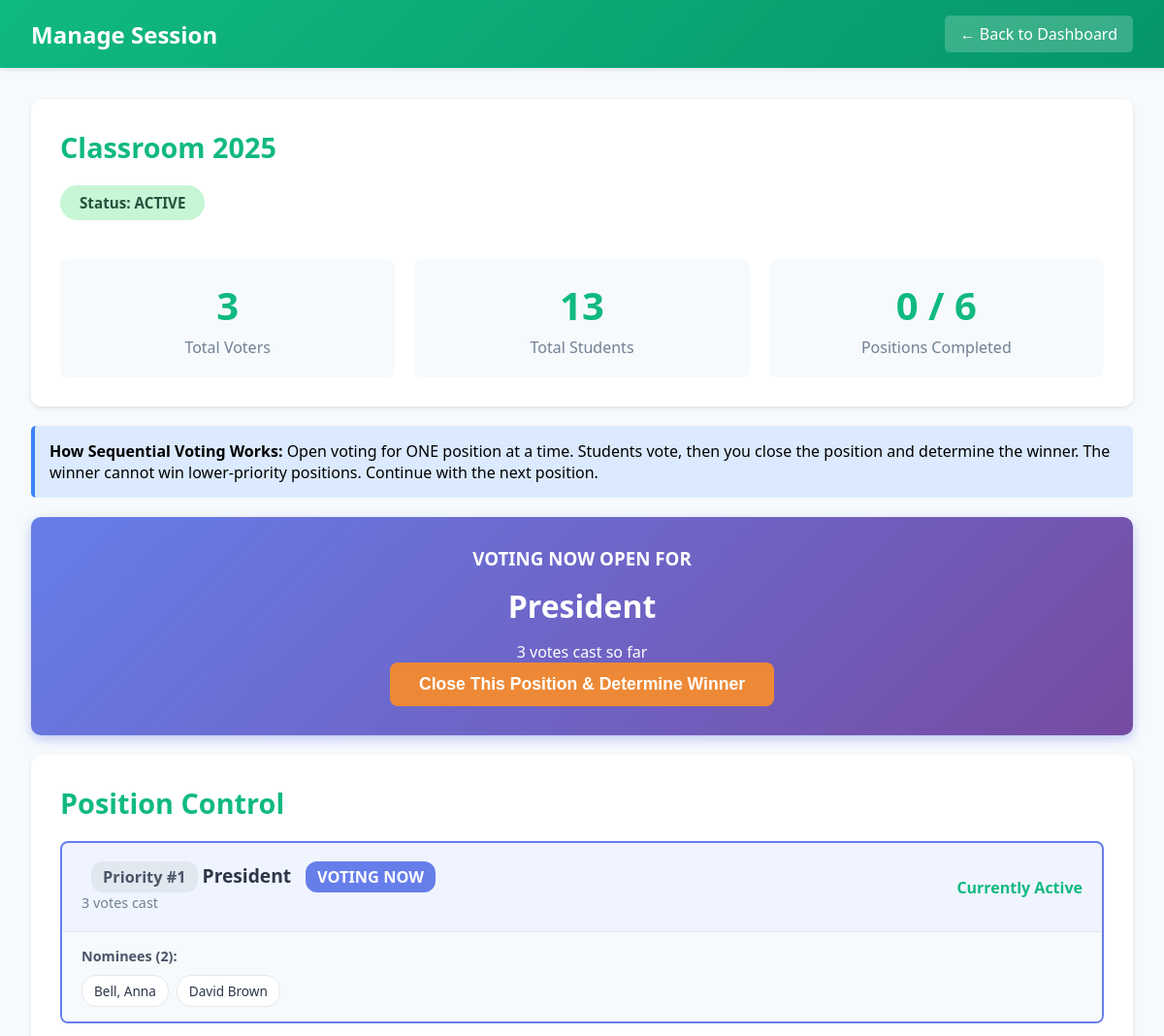
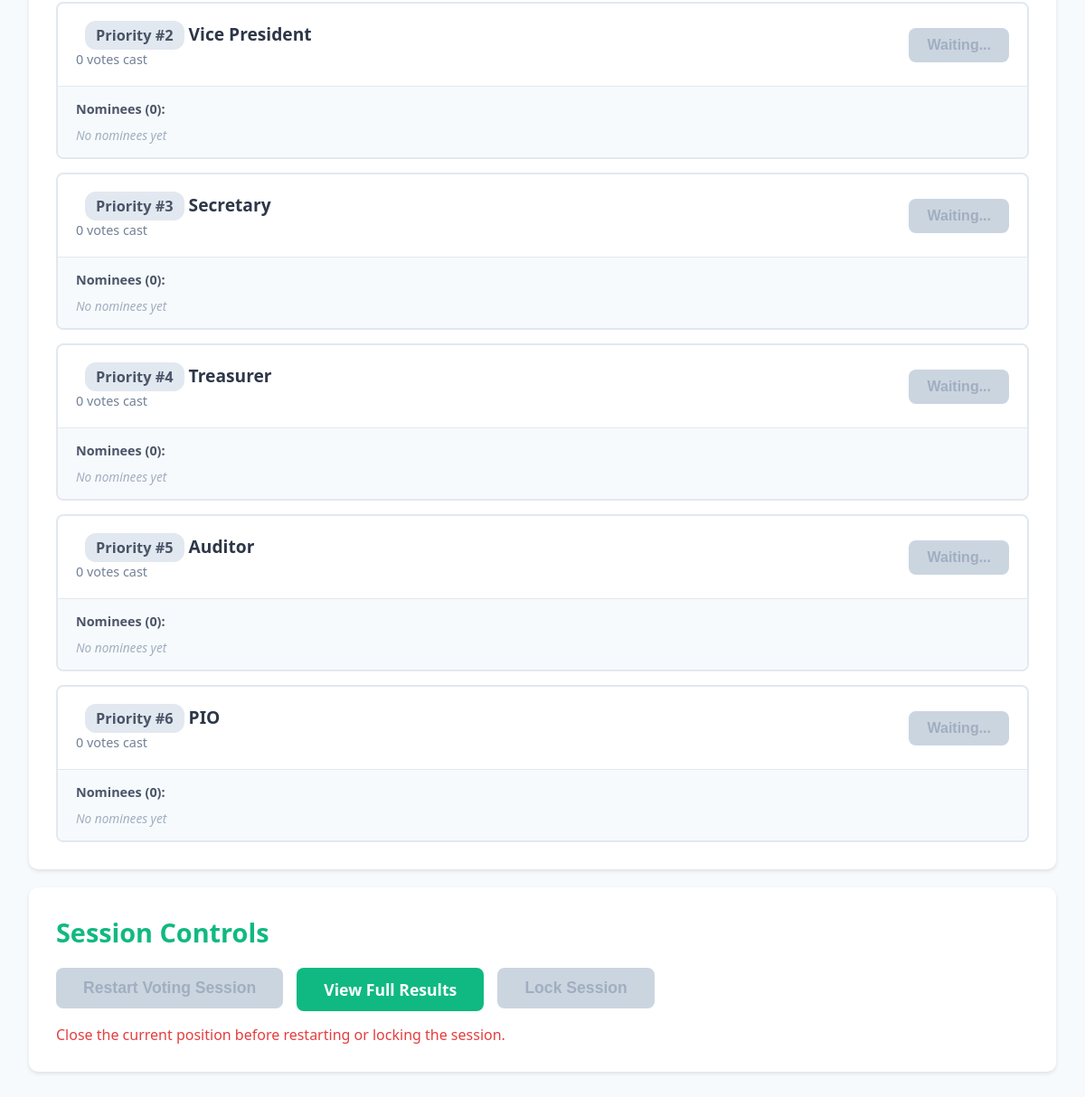
The app's page /manage_session.php (signed in) with its own data (2 pictures, top to bottom).
### tables this page shows
CREATE TABLE `voting_sessions` (
  `id` int(11) NOT NULL,
  `session_name` varchar(100) NOT NULL,
  `status` enum('pending','active','paused','locked','completed') DEFAULT 'pending',
  `current_position_id` int(11) DEFAULT NULL,
  `created_by` int(11) NOT NULL,
  `created_at` timestamp NOT NULL DEFAULT current_timestamp()
);

CREATE TABLE `positions` (
  `id` int(11) NOT NULL,
  `position_name` varchar(50) NOT NULL,
  `position_order` int(11) NOT NULL,
  `created_at` timestamp NOT NULL DEFAULT current_timestamp()
);

CREATE TABLE `candidates` (
  `id` int(11) NOT NULL,
  `user_id` int(11) DEFAULT NULL,
  `position_id` int(11) NOT NULL,
  `status` enum('nominated','elected','lost','ineligible') DEFAULT 'nominated',
  `created_at` timestamp NOT NULL DEFAULT current_timestamp()
);

CREATE TABLE `users` (
  `id` int(11) NOT NULL,
  `student_id` varchar(50) NOT NULL,
  `first_name` varchar(100) DEFAULT NULL,
  `middle_name` varchar(100) DEFAULT NULL,
  `last_name` varchar(100) DEFAULT NULL,
  `full_name` varchar(100) NOT NULL,
  `email` varchar(100) NOT NULL,
  `password` varchar(255) NOT NULL,
  `role` enum('student','admin') DEFAULT 'student',
  `created_at` timestamp NOT NULL DEFAULT current_timestamp()
);

### config.php (called while the page is built, shortened)
<?php
function formatStudentName($firstName, $middleName, $lastName) {
    if (!empty($lastName)) {
        $formatted = $lastName;
        if (!empty($firstName) || !empty($middleName)) {
            $formatted .= ', ';
            if (!empty($firstName)) {
                $formatted .= $firstName;
            }
        }
        return $formatted;
    }
    return trim($firstName . ' ' . $middleName);
}
?>

### manage_session.php (the view, shortened to what this page needs)
<?php
require_once 'config.php';
$conn = getDBConnection();
$sessionQuery = "SELECT * FROM voting_sessions WHERE status IN ('pending', 'active', 'paused') ORDER BY id DESC LIMIT 1";
$sessionResult = $conn->query($sessionQuery);
$activeSession = $sessionResult->fetch_assoc();
$sessionId = $activeSession['id'];
$currentPositionId = $activeSession['current_position_id'];
$positionsQuery = "SELECT * FROM positions ORDER BY position_order";
$positions = $conn->query($positionsQuery);
$completedPositions = [];
$totalVotersQuery = "SELECT COUNT(DISTINCT voter_id) as count FROM votes WHERE session_id = ?";
$stmt = $conn->prepare($totalVotersQuery);
$stmt->bind_param("i", $sessionId);
$stmt->execute();
$totalVoters = $stmt->get_result()->fetch_assoc()['count'];
$totalStudents = $conn->query("SELECT COUNT(*) as count FROM users WHERE role = 'student'")->fetch_assoc()['count'];
?>
<!DOCTYPE html>
<html lang="en">
<head>
</head>
<body>
    <div class="navbar">
        <h1> Manage Session</h1>
        <a href="admin_dashboard.php">← Back to Dashboard</a>
    </div>
    <div class="container">
        <div class="card">
            <h2><?php echo htmlspecialchars($activeSession['session_name']); ?></h2>
            <span class="session-status status-<?php echo $activeSession['status']; ?>">
                Status: <?php echo strtoupper($activeSession['status']); ?>
            </span>
            <div class="stats-grid">
                <div class="stat-box">
                    <div class="number"><?php echo $totalVoters; ?></div>
                    <div class="label">Total Voters</div>
                </div>
                <div class="stat-box">
                    <div class="number"><?php echo $totalStudents; ?></div>
                    <div class="label">Total Students</div>
                </div>
                <div class="stat-box">
                    <div class="number"><?php echo count($completedPositions); ?> / <?php echo $positions->num_rows; ?></div>
                    <div class="label">Positions Completed</div>
                </div>
            </div>
        </div>
        <div class="info-banner">
            <strong> How Sequential Voting Works:</strong> Open voting for ONE position at a time. Students vote, then you close the position and determine the winner. The winner cannot win lower-priority positions. Continue with the next position.
        </div>
        <?php if ($currentPositionId):
            $conn = getDBConnection();
            $stmt = $conn->prepare("SELECT * FROM positions WHERE id = ?");
            $stmt->bind_param("i", $currentPositionId);
            $stmt->execute();
            $currentPosition = $stmt->get_result()->fetch_assoc();
            $voteCountQuery = "SELECT COUNT(*) as total FROM votes WHERE session_id = ? AND position_id = ?";
            $stmt = $conn->prepare($voteCountQuery);
            $stmt->bind_param("ii", $sessionId, $currentPositionId);
            $stmt->execute();
            $currentVoteCount = $stmt->get_result()->fetch_assoc()['total'];
        ?>
        <div class="current-position-card">
            <h3> VOTING NOW OPEN FOR</h3>
            <p style="font-size: 2em; font-weight: bold; margin: 15px 0;">
                <?php echo htmlspecialchars($currentPosition['position_name']); ?>
            </p>
            <p><?php echo $currentVoteCount; ?> votes cast so far</p>
            <form method="POST" style="display: inline; margin-top: 15px;" onsubmit="return confirm('Close voting for this position and determine the winner?');">
                <button type="submit" class="btn btn-warning" style="font-size: 1.1em; padding: 12px 30px;">
                     Close This Position & Determine Winner
                </button>
            </form>
        </div>
        <?php endif; ?>
        <div class="card">
            <h2>Position Control</h2>
            <div class="position-list">
                <?php
                $positions->data_seek(0);
                while ($position = $positions->fetch_assoc()):
                    $positionId = $position['id'];
                    $isActive = ($currentPositionId == $positionId);
                    $isCompleted = in_array($positionId, $completedPositions);
                    $conn = getDBConnection();
                    $voteQuery = "SELECT COUNT(*) as total FROM votes WHERE session_id = ? AND position_id = ?";
                    $stmt = $conn->prepare($voteQuery);
                    $stmt->bind_param("ii", $sessionId, $positionId);
                    $stmt->execute();
                    $voteCount = $stmt->get_result()->fetch_assoc()['total'];
                    $nomineesQuery = "SELECT c.id, c.status, u.first_name, u.middle_name, u.last_name
                                     FROM candidates c
                                     JOIN users u ON c.user_id = u.id
                                     WHERE c.position_id = ?
                                     ORDER BY u.last_name, u.first_name";
                    $stmt = $conn->prepare($nomineesQuery);
                    $stmt->bind_param("i", $positionId);
                    $stmt->execute();
                    $nominees = $stmt->get_result();
                    $hasTie = false;
                    $tiedCandidates = [];
                ?>
                <div class="position-item <?php echo $isActive ? 'active' : ($isCompleted ? 'completed' : ($hasTie ? 'tie-warning' : '')); ?>">
                    <div class="position-header-section">
                        <div class="position-info">
                            <div class="position-name">
                                <span class="position-badge badge-priority">Priority #<?php echo $position['position_order']; ?></span>
                                <?php echo htmlspecialchars($position['position_name']); ?>
                                <?php if ($isActive): ?>
                                    <span class="position-badge badge-active"> VOTING NOW</span>
                                <?php elseif ($isCompleted): ?>
                                    <span class="position-badge badge-completed"> Completed</span>
                                <?php elseif ($hasTie): ?>
                                    <span class="position-badge badge-tie"> TIE DETECTED</span>
                                <?php endif; ?>
                            </div>
                            <div class="position-meta">
                                <?php echo $voteCount; ?> votes cast
                            </div>
                        </div>
                        <?php if ($hasTie): ?>
                            <form method="POST" style="display: inline;" onsubmit="return confirm(' Restart voting for this position?\n\nThis will:\n- Delete all <?php echo $voteCount; ?> votes for this position\n- Reset candidate statuses\n- Allow students to vote again\n\nContinue?');">
                                <input type="hidden" name="action" value="restart_position">
                                <input type="hidden" name="position_id" value="<?php echo $positionId; ?>">
                                <button type="submit" class="btn btn-warning">
                                     Restart Position Voting
                                </button>
                            </form>
                        <?php elseif ($isActive): ?>
                            <span style="color: #10b981; font-weight: 600;"> Currently Active</span>
                        <?php elseif ($isCompleted): ?>
                            <span style="color: #718096;"> Winner Determined</span>
                        <?php else: ?>
                            <button class="btn" disabled>Waiting...</button>
                        <?php endif; ?>
                    </div>
                    <div class="nominees-section">
                        <div class="nominees-header">
                            Nominees (<?php echo $nominees->num_rows; ?>):
                        </div>
                        <div class="nominees-list">
                            <?php if ($nominees->num_rows > 0): ?>
                                <?php
                                $nominees->data_seek(0);
                                while ($nominee = $nominees->fetch_assoc()):
                                    $nomineeName = formatStudentName($nominee['first_name'], $nominee['middle_name'], $nominee['last_name']);
                                    $nomineeStatus = $nominee['status'];
                                    $showStatus = $isCompleted;
                                    $isTied = $hasTie && in_array($nomineeName, $tiedCandidates);
                                ?>
                                    <span class="nominee-tag <?php echo ($showStatus && $nomineeStatus === 'elected') ? 'winner' : (($showStatus && $nomineeStatus === 'ineligible') ? 'ineligible' : ($isTied ? 'tied' : '')); ?>">
                                        <?php echo htmlspecialchars($nomineeName); ?>
                                    </span>
                                <?php endwhile; ?>
                            <?php else: ?>
                                <span class="no-nominees">No nominees yet</span>
                            <?php endif; ?>
                        </div>
                    </div>
                </div>
                <?php endwhile; ?>
            </div>
        </div>
        <div class="card">
            <h2>Session Controls</h2>
            <div class="control-buttons">
                <form method="POST" style="display: inline;" onsubmit="return confirm(' RESTART VOTING?\n\nThis will:\n- Delete ALL votes (<?php echo $totalVoters; ?> voters affected)\n- Reset all candidate statuses\n- Start voting from scratch\n\nThis action cannot be undone!\n\nAre you absolutely sure?');">
                    <button type="submit" class="btn btn-restart" style="font-size: 1.1em; padding: 12px 30px;" <?php echo $currentPositionId ? 'disabled title="Close current position first"' : ''; ?>>
                         Restart Voting Session
                    </button>
                </form>
                <a href="view_results.php" class="btn btn-success" style="font-size: 1.1em; padding: 12px 30px;">
                     View Full Results
                </a>
                <form method="POST" style="display: inline;" onsubmit="return confirm(' LOCK SESSION?\n\nThis will:\n- End all voting permanently for this session\n- Save all votes and winners to the database\n- Preserve all data for audit logs\n\nYou can create a new session after locking.\n\nAre you sure?');">
                    <button type="submit" class="btn btn-danger" style="font-size: 1.1em; padding: 12px 30px;" <?php echo $currentPositionId ? 'disabled' : ''; ?>>
                         Lock Session
                    </button>
                </form>
            </div>
            <?php if ($currentPositionId): ?>
                <p style="margin-top: 15px; color: #e53e3e;">
                     Close the current position before restarting or locking the session.
                </p>
            <?php endif; ?>
        </div>
    </div>
</body>
</html>

### manage_session.php (style rules this page uses)
* { margin: 0; padding: 0; box-sizing: border-box; }
body { font-family: 'Segoe UI', Tahoma, Geneva, Verdana, sans-serif; background: #f7fafc; }
.navbar { background: linear-gradient(135deg, #10b981 0%, #059669 100%); color: white; padding: 1rem 2rem; display: flex; justify-content: space-between; align-items: center; box-shadow: 0 2px 4px rgba(0,0,0,0.1); }
.navbar h1 { font-size: 1.5em; }
.navbar a { color: white; text-decoration: none; padding: 8px 16px; background: rgba(255,255,255,0.2); border-radius: 5px; }
.container { max-width: 1200px; margin: 2rem auto; padding: 0 2rem; }
.card { background: white; padding: 30px; border-radius: 10px; box-shadow: 0 2px 4px rgba(0,0,0,0.1); margin-bottom: 20px; }
.card h2 { color: #10b981; margin-bottom: 20px; font-size: 1.8em; }
.session-status { padding: 8px 20px; border-radius: 20px; display: inline-block; font-weight: 600; font-size: 0.95em; margin-bottom: 20px; }
.status-active { background: #c6f6d5; color: #22543d; }
.stats-grid { display: grid; grid-template-columns: repeat(auto-fit, minmax(200px, 1fr)); gap: 20px; margin-top: 20px; }
.stat-box { background: #f7fafc; padding: 20px; border-radius: 8px; text-align: center; }
.stat-box .number { font-size: 2.5em; font-weight: bold; color: #10b981; }
.stat-box .label { color: #718096; margin-top: 5px; }
.info-banner { background: #dbeafe; border-left: 4px solid #3b82f6; padding: 15px; margin-bottom: 20px; border-radius: 5px; }
.current-position-card { background: linear-gradient(135deg, #667eea 0%, #764ba2 100%); color: white; padding: 30px; border-radius: 10px; text-align: center; margin-bottom: 20px; box-shadow: 0 4px 12px rgba(102, 126, 234, 0.4); }
.position-list { display: grid; gap: 15px; }
.position-item { border: 2px solid #e2e8f0; border-radius: 8px; transition: all 0.3s; overflow: hidden; }
.position-item.active { border-color: #667eea; background: #f0f4ff; }
.position-header-section { display: flex; justify-content: space-between; align-items: center; padding: 20px; }
.position-info { flex: 1; }
.position-name { font-size: 1.2em; font-weight: 600; color: #2d3748; margin-bottom: 5px; }
.position-meta { color: #718096; font-size: 0.9em; }
.position-badge { padding: 5px 12px; border-radius: 12px; font-size: 0.85em; font-weight: 600; margin-left: 10px; }
.badge-priority { background: #e2e8f0; color: #4a5568; }
.badge-active { background: #667eea; color: white; }
.nominees-section { background: #f7fafc; padding: 15px 20px; border-top: 1px solid #e2e8f0; }
.nominees-header { font-size: 0.9em; font-weight: 600; color: #4a5568; margin-bottom: 10px; display: flex; align-items: center; gap: 8px; }
.nominees-list { display: flex; flex-wrap: wrap; gap: 8px; }
.nominee-tag { background: white; padding: 6px 12px; border-radius: 15px; font-size: 0.85em; color: #2d3748; border: 1px solid #e2e8f0; display: flex; align-items: center; gap: 6px; }
.no-nominees { color: #a0aec0; font-size: 0.85em; font-style: italic; }
.btn { padding: 10px 20px; border: none; border-radius: 8px; font-size: 1em; cursor: pointer; font-weight: 600; transition: all 0.3s; text-decoration: none; display: inline-block; text-align: center; }
.btn-success { background: #10b981; color: white; }
.btn-warning { background: #ed8936; color: white; }
.btn-danger { background: #f56565; color: white; }
.btn-restart { background: #f59e0b; color: white; }
.btn:disabled { background: #cbd5e0; color: #a0aec0; cursor: not-allowed; transform: none; }
.control-buttons { display: flex; gap: 15px; flex-wrap: wrap; margin-top: 20px; }

### records on screen
voting_sessions: session_name "Classroom 2025", status "ACTIVE"
positions: position_name "President", position_order "1", shows "VOTING NOW", voteCount "3", shows "Currently Active", num_rows "2"
candidates: user.last_name "Bell, Anna"
candidates: user.last_name "David Brown"
positions: position_order "2", position_name "Vice President", voteCount "0", shows "Waiting...", num_rows "0", shows "No nominees yet"
positions: position_order "3", position_name "Secretary", voteCount "0", shows "Waiting...", num_rows "0", shows "No nominees yet"
positions: position_order "4", position_name "Treasurer", voteCount "0", shows "Waiting...", num_rows "0", shows "No nominees yet"
positions: position_order "5", position_name "Auditor", voteCount "0", shows "Waiting...", num_rows "0", shows "No nominees yet"
positions: position_order "6", position_name "PIO", voteCount "0", shows "Waiting...", num_rows "0", shows "No nominees yet"

### other values on screen
$totalVoters "3"
$totalStudents "13"
count($completedPositions) "0"
$positions->num_rows "6"
$currentVoteCount "3"
